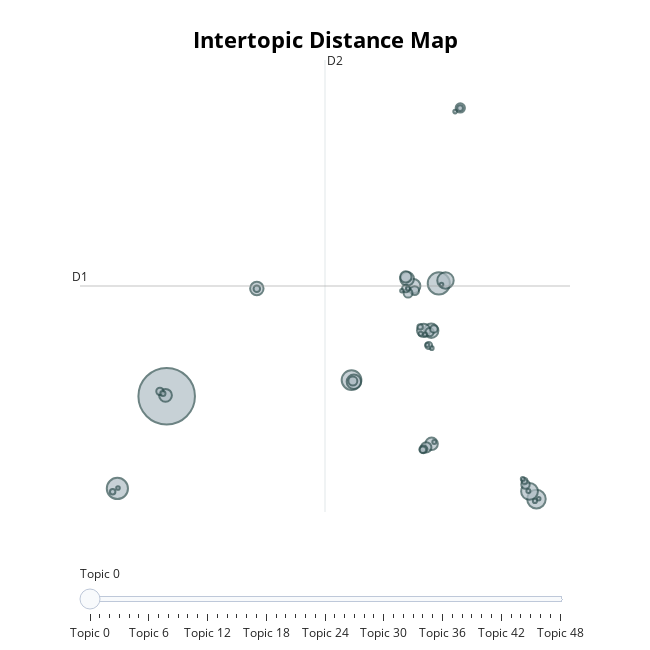

Write notebook code for a chart like this one.
### Code cell
topic_model.visualize_topics()

### Figure 1 — Plotly figure (JSON) as saved in the notebook; plotly's stock layout.template omitted (floating-point values rounded to 4 significant figures; data arrays with more than 128 entries replaced by an {"elided": "..."} marker saying what was removed)
{"data": [{"customdata": {"elided": "49x3 mixed values"}, "hovertemplate": "<b>Topic %{customdata[0]}</b><br>%{customdata[1]}<br>Size: %{customdata[2]}", "legendgroup": "", "marker": {"color": "#B0BEC5", "line": {"color": "DarkSlateGrey", "width": 2}, "size": [2919, 447, 409, 355, 314, 257, 246, 190, 188, 185, 171, 165, 163, 150, 143, 118, 99, 78, 73, 73, 71, 65, 62, 55, 53, 51, 48, 44, 39, 39, 30, 30, 27, 27, 23, 16, 16, 15, 15, 15, 14, 14, 13, 12, 12, 12, 12, 11, 11], "sizemode": "area", "sizeref": 1.824, "symbol": "circle"}, "mode": "markers", "name": "", "orientation": "v", "showlegend": false, "type": "scatter", "x": [-7.613, 5.034, -9.904, 0.9786, 9.573, 9.251, 5.346, 1.088, 4.682, 3.849, 3.562, -3.422, 4.33, -7.668, 4.699, 3.501, 4.45, 6.034, 3.91, 1.04, 3.607, 9.064, 4.608, 4.318, 3.505, 4.808, -7.928, 4.565, 4.294, -3.424, 6.026, 9.02, -10.12, 4.167, -7.785, 4.193, 9.503, 4.399, 9.199, 3.604, 4.824, 8.939, 4.5, 5.161, -9.876, 4.71, 5.794, 9.681, 3.321], "xaxis": "x", "y": [2.047, 9.446, -4.007, 3.103, -4.707, -4.201, 9.639, 2.994, 6.336, 9.269, 9.745, 9.106, 6.365, 2.102, -1.075, 9.871, -1.311, 20.96, 8.973, 3.043, 8.803, -3.749, 6.254, -1.439, 9.108, 6.461, 2.363, 5.372, -1.466, 9.094, 20.95, -3.511, -4.226, 6.594, 2.219, 6.141, -4.827, 6.09, -4.171, 9.103, -0.9544, -3.379, 5.409, 9.375, -3.978, 5.198, 20.72, -4.688, 8.961], "yaxis": "y"}], "layout": {"annotations": [{"showarrow": false, "text": "D1", "x": -11.64, "y": 9.276, "yshift": 10}, {"showarrow": false, "text": "D2", "x": -0.2544, "xshift": 10, "y": 24.1}], "height": 650, "hoverlabel": {"bgcolor": "white", "font": {"family": "Rockwell", "size": 16}}, "legend": {"itemsizing": "constant", "tracegroupgap": 0}, "margin": {"t": 60}, "shapes": [{"line": {"color": "#CFD8DC", "width": 2}, "type": "line", "x0": -0.2544, "x1": -0.2544, "y0": -5.551, "y1": 24.1}, {"line": {"color": "#9E9E9E", "width": 2}, "type": "line", "x0": -11.64, "x1": 11.13, "y0": 9.276, "y1": 9.276}], "sliders": [{"active": 0, "pad": {"t": 50}, "steps": [{"args": [{"marker.color": [["red", "#B0BEC5", "#B0BEC5", "#B0BEC5", "#B0BEC5", "#B0BEC5", "#B0BEC5", "#B0BEC5", "#B0BEC5", "#B0BEC5", "#B0BEC5", "#B0BEC5", "#B0BEC5", "#B0BEC5", "#B0BEC5", "#B0BEC5", "#B0BEC5", "#B0BEC5", "#B0BEC5", "#B0BEC5", "#B0BEC5", "#B0BEC5", "#B0BEC5", "#B0BEC5", "#B0BEC5", "#B0BEC5", "#B0BEC5", "#B0BEC5", "#B0BEC5", "#B0BEC5", "#B0BEC5", "#B0BEC5", "#B0BEC5", "#B0BEC5", "#B0BEC5", "#B0BEC5", "#B0BEC5", "#B0BEC5", "#B0BEC5", "#B0BEC5", "#B0BEC5", "#B0BEC5", "#B0BEC5", "#B0BEC5", "#B0BEC5", "#B0BEC5", "#B0BEC5", "#B0BEC5", "#B0BEC5"]]}], "label": "Topic 0", "method": "update"}, {"args": [{"marker.color": [["#B0BEC5", "red", "#B0BEC5", "#B0BEC5", "#B0BEC5", "#B0BEC5", "#B0BEC5", "#B0BEC5", "#B0BEC5", "#B0BEC5", "#B0BEC5", "#B0BEC5", "#B0BEC5", "#B0BEC5", "#B0BEC5", "#B0BEC5", "#B0BEC5", "#B0BEC5", "#B0BEC5", "#B0BEC5", "#B0BEC5", "#B0BEC5", "#B0BEC5", "#B0BEC5", "#B0BEC5", "#B0BEC5", "#B0BEC5", "#B0BEC5", "#B0BEC5", "#B0BEC5", "#B0BEC5", "#B0BEC5", "#B0BEC5", "#B0BEC5", "#B0BEC5", "#B0BEC5", "#B0BEC5", "#B0BEC5", "#B0BEC5", "#B0BEC5", "#B0BEC5", "#B0BEC5", "#B0BEC5", "#B0BEC5", "#B0BEC5", "#B0BEC5", "#B0BEC5", "#B0BEC5", "#B0BEC5"]]}], "label": "Topic 1", "method": "update"}, {"args": [{"marker.color": [["#B0BEC5", "#B0BEC5", "red", "#B0BEC5", "#B0BEC5", "#B0BEC5", "#B0BEC5", "#B0BEC5", "#B0BEC5", "#B0BEC5", "#B0BEC5", "#B0BEC5", "#B0BEC5", "#B0BEC5", "#B0BEC5", "#B0BEC5", "#B0BEC5", "#B0BEC5", "#B0BEC5", "#B0BEC5", "#B0BEC5", "#B0BEC5", "#B0BEC5", "#B0BEC5", "#B0BEC5", "#B0BEC5", "#B0BEC5", "#B0BEC5", "#B0BEC5", "#B0BEC5", "#B0BEC5", "#B0BEC5", "#B0BEC5", "#B0BEC5", "#B0BEC5", "#B0BEC5", "#B0BEC5", "#B0BEC5", "#B0BEC5", "#B0BEC5", "#B0BEC5", "#B0BEC5", "#B0BEC5", "#B0BEC5", "#B0BEC5", "#B0BEC5", "#B0BEC5", "#B0BEC5", "#B0BEC5"]]}], "label": "Topic 2", "method": "update"}, {"args": [{"marker.color": [["#B0BEC5", "#B0BEC5", "#B0BEC5", "red", "#B0BEC5", "#B0BEC5", "#B0BEC5", "#B0BEC5", "#B0BEC5", "#B0BEC5", "#B0BEC5", "#B0BEC5", "#B0BEC5", "#B0BEC5", "#B0BEC5", "#B0BEC5", "#B0BEC5", "#B0BEC5", "#B0BEC5", "#B0BEC5", "#B0BEC5", "#B0BEC5", "#B0BEC5", "#B0BEC5", "#B0BEC5", "#B0BEC5", "#B0BEC5", "#B0BEC5", "#B0BEC5", "#B0BEC5", "#B0BEC5", "#B0BEC5", "#B0BEC5", "#B0BEC5", "#B0BEC5", "#B0BEC5", "#B0BEC5", "#B0BEC5", "#B0BEC5", "#B0BEC5", "#B0BEC5", "#B0BEC5", "#B0BEC5", "#B0BEC5", "#B0BEC5", "#B0BEC5", "#B0BEC5", "#B0BEC5", "#B0BEC5"]]}], "label": "Topic 3", "method": "update"}, {"args": [{"marker.color": [["#B0BEC5", "#B0BEC5", "#B0BEC5", "#B0BEC5", "red", "#B0BEC5", "#B0BEC5", "#B0BEC5", "#B0BEC5", "#B0BEC5", "#B0BEC5", "#B0BEC5", "#B0BEC5", "#B0BEC5", "#B0BEC5", "#B0BEC5", "#B0BEC5", "#B0BEC5", "#B0BEC5", "#B0BEC5", "#B0BEC5", "#B0BEC5", "#B0BEC5", "#B0BEC5", "#B0BEC5", "#B0BEC5", "#B0BEC5", "#B0BEC5", "#B0BEC5", "#B0BEC5", "#B0BEC5", "#B0BEC5", "#B0BEC5", "#B0BEC5", "#B0BEC5", "#B0BEC5", "#B0BEC5", "#B0BEC5", "#B0BEC5", "#B0BEC5", "#B0BEC5", "#B0BEC5", "#B0BEC5", "#B0BEC5", "#B0BEC5", "#B0BEC5", "#B0BEC5", "#B0BEC5", "#B0BEC5"]]}], "label": "Topic 4", "method": "update"}, {"args": [{"marker.color": [["#B0BEC5", "#B0BEC5", "#B0BEC5", "#B0BEC5", "#B0BEC5", "red", "#B0BEC5", "#B0BEC5", "#B0BEC5", "#B0BEC5", "#B0BEC5", "#B0BEC5", "#B0BEC5", "#B0BEC5", "#B0BEC5", "#B0BEC5", "#B0BEC5", "#B0BEC5", "#B0BEC5", "#B0BEC5", "#B0BEC5", "#B0BEC5", "#B0BEC5", "#B0BEC5", "#B0BEC5", "#B0BEC5", "#B0BEC5", "#B0BEC5", "#B0BEC5", "#B0BEC5", "#B0BEC5", "#B0BEC5", "#B0BEC5", "#B0BEC5", "#B0BEC5", "#B0BEC5", "#B0BEC5", "#B0BEC5", "#B0BEC5", "#B0BEC5", "#B0BEC5", "#B0BEC5", "#B0BEC5", "#B0BEC5", "#B0BEC5", "#B0BEC5", "#B0BEC5", "#B0BEC5", "#B0BEC5"]]}], "label": "Topic 5", "method": "update"}, {"args": [{"marker.color": [["#B0BEC5", "#B0BEC5", "#B0BEC5", "#B0BEC5", "#B0BEC5", "#B0BEC5", "red", "#B0BEC5", "#B0BEC5", "#B0BEC5", "#B0BEC5", "#B0BEC5", "#B0BEC5", "#B0BEC5", "#B0BEC5", "#B0BEC5", "#B0BEC5", "#B0BEC5", "#B0BEC5", "#B0BEC5", "#B0BEC5", "#B0BEC5", "#B0BEC5", "#B0BEC5", "#B0BEC5", "#B0BEC5", "#B0BEC5", "#B0BEC5", "#B0BEC5", "#B0BEC5", "#B0BEC5", "#B0BEC5", "#B0BEC5", "#B0BEC5", "#B0BEC5", "#B0BEC5", "#B0BEC5", "#B0BEC5", "#B0BEC5", "#B0BEC5", "#B0BEC5", "#B0BEC5", "#B0BEC5", "#B0BEC5", "#B0BEC5", "#B0BEC5", "#B0BEC5", "#B0BEC5", "#B0BEC5"]]}], "label": "Topic 6", "method": "update"}, {"args": [{"marker.color": [["#B0BEC5", "#B0BEC5", "#B0BEC5", "#B0BEC5", "#B0BEC5", "#B0BEC5", "#B0BEC5", "red", "#B0BEC5", "#B0BEC5", "#B0BEC5", "#B0BEC5", "#B0BEC5", "#B0BEC5", "#B0BEC5", "#B0BEC5", "#B0BEC5", "#B0BEC5", "#B0BEC5", "#B0BEC5", "#B0BEC5", "#B0BEC5", "#B0BEC5", "#B0BEC5", "#B0BEC5", "#B0BEC5", "#B0BEC5", "#B0BEC5", "#B0BEC5", "#B0BEC5", "#B0BEC5", "#B0BEC5", "#B0BEC5", "#B0BEC5", "#B0BEC5", "#B0BEC5", "#B0BEC5", "#B0BEC5", "#B0BEC5", "#B0BEC5", "#B0BEC5", "#B0BEC5", "#B0BEC5", "#B0BEC5", "#B0BEC5", "#B0BEC5", "#B0BEC5", "#B0BEC5", "#B0BEC5"]]}], "label": "Topic 7", "method": "update"}, {"args": [{"marker.color": [["#B0BEC5", "#B0BEC5", "#B0BEC5", "#B0BEC5", "#B0BEC5", "#B0BEC5", "#B0BEC5", "#B0BEC5", "red", "#B0BEC5", "#B0BEC5", "#B0BEC5", "#B0BEC5", "#B0BEC5", "#B0BEC5", "#B0BEC5", "#B0BEC5", "#B0BEC5", "#B0BEC5", "#B0BEC5", "#B0BEC5", "#B0BEC5", "#B0BEC5", "#B0BEC5", "#B0BEC5", "#B0BEC5", "#B0BEC5", "#B0BEC5", "#B0BEC5", "#B0BEC5", "#B0BEC5", "#B0BEC5", "#B0BEC5", "#B0BEC5", "#B0BEC5", "#B0BEC5", "#B0BEC5", "#B0BEC5", "#B0BEC5", "#B0BEC5", "#B0BEC5", "#B0BEC5", "#B0BEC5", "#B0BEC5", "#B0BEC5", "#B0BEC5", "#B0BEC5", "#B0BEC5", "#B0BEC5"]]}], "label": "Topic 8", "method": "update"}, {"args": [{"marker.color": [["#B0BEC5", "#B0BEC5", "#B0BEC5", "#B0BEC5", "#B0BEC5", "#B0BEC5", "#B0BEC5", "#B0BEC5", "#B0BEC5", "red", "#B0BEC5", "#B0BEC5", "#B0BEC5", "#B0BEC5", "#B0BEC5", "#B0BEC5", "#B0BEC5", "#B0BEC5", "#B0BEC5", "#B0BEC5", "#B0BEC5", "#B0BEC5", "#B0BEC5", "#B0BEC5", "#B0BEC5", "#B0BEC5", "#B0BEC5", "#B0BEC5", "#B0BEC5", "#B0BEC5", "#B0BEC5", "#B0BEC5", "#B0BEC5", "#B0BEC5", "#B0BEC5", "#B0BEC5", "#B0BEC5", "#B0BEC5", "#B0BEC5", "#B0BEC5", "#B0BEC5", "#B0BEC5", "#B0BEC5", "#B0BEC5", "#B0BEC5", "#B0BEC5", "#B0BEC5", "#B0BEC5", "#B0BEC5"]]}], "label": "Topic 9", "method": "update"}, {"args": [{"marker.color": [["#B0BEC5", "#B0BEC5", "#B0BEC5", "#B0BEC5", "#B0BEC5", "#B0BEC5", "#B0BEC5", "#B0BEC5", "#B0BEC5", "#B0BEC5", "red", "#B0BEC5", "#B0BEC5", "#B0BEC5", "#B0BEC5", "#B0BEC5", "#B0BEC5", "#B0BEC5", "#B0BEC5", "#B0BEC5", "#B0BEC5", "#B0BEC5", "#B0BEC5", "#B0BEC5", "#B0BEC5", "#B0BEC5", "#B0BEC5", "#B0BEC5", "#B0BEC5", "#B0BEC5", "#B0BEC5", "#B0BEC5", "#B0BEC5", "#B0BEC5", "#B0BEC5", "#B0BEC5", "#B0BEC5", "#B0BEC5", "#B0BEC5", "#B0BEC5", "#B0BEC5", "#B0BEC5", "#B0BEC5", "#B0BEC5", "#B0BEC5", "#B0BEC5", "#B0BEC5", "#B0BEC5", "#B0BEC5"]]}], "label": "Topic 10", "method": "update"}, {"args": [{"marker.color": [["#B0BEC5", "#B0BEC5", "#B0BEC5", "#B0BEC5", "#B0BEC5", "#B0BEC5", "#B0BEC5", "#B0BEC5", "#B0BEC5", "#B0BEC5", "#B0BEC5", "red", "#B0BEC5", "#B0BEC5", "#B0BEC5", "#B0BEC5", "#B0BEC5", "#B0BEC5", "#B0BEC5", "#B0BEC5", "#B0BEC5", "#B0BEC5", "#B0BEC5", "#B0BEC5", "#B0BEC5", "#B0BEC5", "#B0BEC5", "#B0BEC5", "#B0BEC5", "#B0BEC5", "#B0BEC5", "#B0BEC5", "#B0BEC5", "#B0BEC5", "#B0BEC5", "#B0BEC5", "#B0BEC5", "#B0BEC5", "#B0BEC5", "#B0BEC5", "#B0BEC5", "#B0BEC5", "#B0BEC5", "#B0BEC5", "#B0BEC5", "#B0BEC5", "#B0BEC5", "#B0BEC5", "#B0BEC5"]]}], "label": "Topic 11", "method": "update"}, {"args": [{"marker.color": [["#B0BEC5", "#B0BEC5", "#B0BEC5", "#B0BEC5", "#B0BEC5", "#B0BEC5", "#B0BEC5", "#B0BEC5", "#B0BEC5", "#B0BEC5", "#B0BEC5", "#B0BEC5", "red", "#B0BEC5", "#B0BEC5", "#B0BEC5", "#B0BEC5", "#B0BEC5", "#B0BEC5", "#B0BEC5", "#B0BEC5", "#B0BEC5", "#B0BEC5", "#B0BEC5", "#B0BEC5", "#B0BEC5", "#B0BEC5", "#B0BEC5", "#B0BEC5", "#B0BEC5", "#B0BEC5", "#B0BEC5", "#B0BEC5", "#B0BEC5", "#B0BEC5", "#B0BEC5", "#B0BEC5", "#B0BEC5", "#B0BEC5", "#B0BEC5", "#B0BEC5", "#B0BEC5", "#B0BEC5", "#B0BEC5", "#B0BEC5", "#B0BEC5", "#B0BEC5", "#B0BEC5", "#B0BEC5"]]}], "label": "Topic 12", "method": "update"}, {"args": [{"marker.color": [["#B0BEC5", "#B0BEC5", "#B0BEC5", "#B0BEC5", "#B0BEC5", "#B0BEC5", "#B0BEC5", "#B0BEC5", "#B0BEC5", "#B0BEC5", "#B0BEC5", "#B0BEC5", "#B0BEC5", "red", "#B0BEC5", "#B0BEC5", "#B0BEC5", "#B0BEC5", "#B0BEC5", "#B0BEC5", "#B0BEC5", "#B0BEC5", "#B0BEC5", "#B0BEC5", "#B0BEC5", "#B0BEC5", "#B0BEC5", "#B0BEC5", "#B0BEC5", "#B0BEC5", "#B0BEC5", "#B0BEC5", "#B0BEC5", "#B0BEC5", "#B0BEC5", "#B0BEC5", "#B0BEC5", "#B0BEC5", "#B0BEC5", "#B0BEC5", "#B0BEC5", "#B0BEC5", "#B0BEC5", "#B0BEC5", "#B0BEC5", "#B0BEC5", "#B0BEC5", "#B0BEC5", "#B0BEC5"]]}], "label": "Topic 13", "method": "update"}, {"args": [{"marker.color": [["#B0BEC5", "#B0BEC5", "#B0BEC5", "#B0BEC5", "#B0BEC5", "#B0BEC5", "#B0BEC5", "#B0BEC5", "#B0BEC5", "#B0BEC5", "#B0BEC5", "#B0BEC5", "#B0BEC5", "#B0BEC5", "red", "#B0BEC5", "#B0BEC5", "#B0BEC5", "#B0BEC5", "#B0BEC5", "#B0BEC5", "#B0BEC5", "#B0BEC5", "#B0BEC5", "#B0BEC5", "#B0BEC5", "#B0BEC5", "#B0BEC5", "#B0BEC5", "#B0BEC5", "#B0BEC5", "#B0BEC5", "#B0BEC5", "#B0BEC5", "#B0BEC5", "#B0BEC5", "#B0BEC5", "#B0BEC5", "#B0BEC5", "#B0BEC5", "#B0BEC5", "#B0BEC5", "#B0BEC5", "#B0BEC5", "#B0BEC5", "#B0BEC5", "#B0BEC5", "#B0BEC5", "#B0BEC5"]]}], "label": "Topic 14", "method": "update"}, {"args": [{"marker.color": [["#B0BEC5", "#B0BEC5", "#B0BEC5", "#B0BEC5", "#B0BEC5", "#B0BEC5", "#B0BEC5", "#B0BEC5", "#B0BEC5", "#B0BEC5", "#B0BEC5", "#B0BEC5", "#B0BEC5", "#B0BEC5", "#B0BEC5", "red", "#B0BEC5", "#B0BEC5", "#B0BEC5", "#B0BEC5", "#B0BEC5", "#B0BEC5", "#B0BEC5", "#B0BEC5", "#B0BEC5", "#B0BEC5", "#B0BEC5", "#B0BEC5", "#B0BEC5", "#B0BEC5", "#B0BEC5", "#B0BEC5", "#B0BEC5", "#B0BEC5", "#B0BEC5", "#B0BEC5", "#B0BEC5", "#B0BEC5", "#B0BEC5", "#B0BEC5", "#B0BEC5", "#B0BEC5", "#B0BEC5", "#B0BEC5", "#B0BEC5", "#B0BEC5", "#B0BEC5", "#B0BEC5", "#B0BEC5"]]}], "label": "Topic 15", "method": "update"}, {"args": [{"marker.color": [["#B0BEC5", "#B0BEC5", "#B0BEC5", "#B0BEC5", "#B0BEC5", "#B0BEC5", "#B0BEC5", "#B0BEC5", "#B0BEC5", "#B0BEC5", "#B0BEC5", "#B0BEC5", "#B0BEC5", "#B0BEC5", "#B0BEC5", "#B0BEC5", "red", "#B0BEC5", "#B0BEC5", "#B0BEC5", "#B0BEC5", "#B0BEC5", "#B0BEC5", "#B0BEC5", "#B0BEC5", "#B0BEC5", "#B0BEC5", "#B0BEC5", "#B0BEC5", "#B0BEC5", "#B0BEC5", "#B0BEC5", "#B0BEC5", "#B0BEC5", "#B0BEC5", "#B0BEC5", "#B0BEC5", "#B0BEC5", "#B0BEC5", "#B0BEC5", "#B0BEC5", "#B0BEC5", "#B0BEC5", "#B0BEC5", "#B0BEC5", "#B0BEC5", "#B0BEC5", "#B0BEC5", "#B0BEC5"]]}], "label": "Topic 16", "method": "update"}, {"args": [{"marker.color": [["#B0BEC5", "#B0BEC5", "#B0BEC5", "#B0BEC5", "#B0BEC5", "#B0BEC5", "#B0BEC5", "#B0BEC5", "#B0BEC5", "#B0BEC5", "#B0BEC5", "#B0BEC5", "#B0BEC5", "#B0BEC5", "#B0BEC5", "#B0BEC5", "#B0BEC5", "red", "#B0BEC5", "#B0BEC5", "#B0BEC5", "#B0BEC5", "#B0BEC5", "#B0BEC5", "#B0BEC5", "#B0BEC5", "#B0BEC5", "#B0BEC5", "#B0BEC5", "#B0BEC5", "#B0BEC5", "#B0BEC5", "#B0BEC5", "#B0BEC5", "#B0BEC5", "#B0BEC5", "#B0BEC5", "#B0BEC5", "#B0BEC5", "#B0BEC5", "#B0BEC5", "#B0BEC5", "#B0BEC5", "#B0BEC5", "#B0BEC5", "#B0BEC5", "#B0BEC5", "#B0BEC5", "#B0BEC5"]]}], "label": "Topic 17", "method": "update"}, {"args": [{"marker.color": [["#B0BEC5", "#B0BEC5", "#B0BEC5", "#B0BEC5", "#B0BEC5", "#B0BEC5", "#B0BEC5", "#B0BEC5", "#B0BEC5", "#B0BEC5", "#B0BEC5", "#B0BEC5", "#B0BEC5", "#B0BEC5", "#B0BEC5", "#B0BEC5", "#B0BEC5", "#B0BEC5", "red", "#B0BEC5", "#B0BEC5", "#B0BEC5", "#B0BEC5", "#B0BEC5", "#B0BEC5", "#B0BEC5", "#B0BEC5", "#B0BEC5", "#B0BEC5", "#B0BEC5", "#B0BEC5", "#B0BEC5", "#B0BEC5", "#B0BEC5", "#B0BEC5", "#B0BEC5", "#B0BEC5", "#B0BEC5", "#B0BEC5", "#B0BEC5", "#B0BEC5", "#B0BEC5", "#B0BEC5", "#B0BEC5", "#B0BEC5", "#B0BEC5", "#B0BEC5", "#B0BEC5", "#B0BEC5"]]}], "label": "Topic 18", "method": "update"}, {"args": [{"marker.color": [["#B0BEC5", "#B0BEC5", "#B0BEC5", "#B0BEC5", "#B0BEC5", "#B0BEC5", "#B0BEC5", "#B0BEC5", "#B0BEC5", "#B0BEC5", "#B0BEC5", "#B0BEC5", "#B0BEC5", "#B0BEC5", "#B0BEC5", "#B0BEC5", "#B0BEC5", "#B0BEC5", "#B0BEC5", "red", "#B0BEC5", "#B0BEC5", "#B0BEC5", "#B0BEC5", "#B0BEC5", "#B0BEC5", "#B0BEC5", "#B0BEC5", "#B0BEC5", "#B0BEC5", "#B0BEC5", "#B0BEC5", "#B0BEC5", "#B0BEC5", "#B0BEC5", "#B0BEC5", "#B0BEC5", "#B0BEC5", "#B0BEC5", "#B0BEC5", "#B0BEC5", "#B0BEC5", "#B0BEC5", "#B0BEC5", "#B0BEC5", "#B0BEC5", "#B0BEC5", "#B0BEC5", "#B0BEC5"]]}], "label": "Topic 19", "method": "update"}, {"args": [{"marker.color": [["#B0BEC5", "#B0BEC5", "#B0BEC5", "#B0BEC5", "#B0BEC5", "#B0BEC5", "#B0BEC5", "#B0BEC5", "#B0BEC5", "#B0BEC5", "#B0BEC5", "#B0BEC5", "#B0BEC5", "#B0BEC5", "#B0BEC5", "#B0BEC5", "#B0BEC5", "#B0BEC5", "#B0BEC5", "#B0BEC5", "red", "#B0BEC5", "#B0BEC5", "#B0BEC5", "#B0BEC5", "#B0BEC5", "#B0BEC5", "#B0BEC5", "#B0BEC5", "#B0BEC5", "#B0BEC5", "#B0BEC5", "#B0BEC5", "#B0BEC5", "#B0BEC5", "#B0BEC5", "#B0BEC5", "#B0BEC5", "#B0BEC5", "#B0BEC5", "#B0BEC5", "#B0BEC5", "#B0BEC5", "#B0BEC5", "#B0BEC5", "#B0BEC5", "#B0BEC5", "#B0BEC5", "#B0BEC5"]]}], "label": "Topic 20", "method": "update"}, {"args": [{"marker.color": [["#B0BEC5", "#B0BEC5", "#B0BEC5", "#B0BEC5", "#B0BEC5", "#B0BEC5", "#B0BEC5", "#B0BEC5", "#B0BEC5", "#B0BEC5", "#B0BEC5", "#B0BEC5", "#B0BEC5", "#B0BEC5", "#B0BEC5", "#B0BEC5", "#B0BEC5", "#B0BEC5", "#B0BEC5", "#B0BEC5", "#B0BEC5", "red", "#B0BEC5", "#B0BEC5", "#B0BEC5", "#B0BEC5", "#B0BEC5", "#B0BEC5", "#B0BEC5", "#B0BEC5", "#B0BEC5", "#B0BEC5", "#B0BEC5", "#B0BEC5", "#B0BEC5", "#B0BEC5", "#B0BEC5", "#B0BEC5", "#B0BEC5", "#B0BEC5", "#B0BEC5", "#B0BEC5", "#B0BEC5", "#B0BEC5", "#B0BEC5", "#B0BEC5", "#B0BEC5", "#B0BEC5", "#B0BEC5"]]}], "label": "Topic 21", "method": "update"}, {"args": [{"marker.color": [["#B0BEC5", "#B0BEC5", "#B0BEC5", "#B0BEC5", "#B0BEC5", "#B0BEC5", "#B0BEC5", "#B0BEC5", "#B0BEC5", "#B0BEC5", "#B0BEC5", "#B0BEC5", "#B0BEC5", "#B0BEC5", "#B0BEC5", "#B0BEC5", "#B0BEC5", "#B0BEC5", "#B0BEC5", "#B0BEC5", "#B0BEC5", "#B0BEC5", "red", "#B0BEC5", "#B0BEC5", "#B0BEC5", "#B0BEC5", "#B0BEC5", "#B0BEC5", "#B0BEC5", "#B0BEC5", "#B0BEC5", "#B0BEC5", "#B0BEC5", "#B0BEC5", "#B0BEC5", "#B0BEC5", "#B0BEC5", "#B0BEC5", "#B0BEC5", "#B0BEC5", "#B0BEC5", "#B0BEC5", "#B0BEC5", "#B0BEC5", "#B0BEC5", "#B0BEC5", "#B0BEC5", "#B0BEC5"]]}], "label": "Topic 22", "method": "update"}, {"args": [{"marker.color": [["#B0BEC5", "#B0BEC5", "#B0BEC5", "#B0BEC5", "#B0BEC5", "#B0BEC5", "#B0BEC5", "#B0BEC5", "#B0BEC5", "#B0BEC5", "#B0BEC5", "#B0BEC5", "#B0BEC5", "#B0BEC5", "#B0BEC5", "#B0BEC5", "#B0BEC5", "#B0BEC5", "#B0BEC5", "#B0BEC5", "#B0BEC5", "#B0BEC5", "#B0BEC5", "red", "#B0BEC5", "#B0BEC5", "#B0BEC5", "#B0BEC5", "#B0BEC5", "#B0BEC5", "#B0BEC5", "#B0BEC5", "#B0BEC5", "#B0BEC5", "#B0BEC5", "#B0BEC5", "#B0BEC5", "#B0BEC5", "#B0BEC5", "#B0BEC5", "#B0BEC5", "#B0BEC5", "#B0BEC5", "#B0BEC5", "#B0BEC5", "#B0BEC5", "#B0BEC5", "#B0BEC5", "#B0BEC5"]]}], "label": "Topic 23", "method": "update"}, {"args": [{"marker.color": [["#B0BEC5", "#B0BEC5", "#B0BEC5", "#B0BEC5", "#B0BEC5", "#B0BEC5", "#B0BEC5", "#B0BEC5", "#B0BEC5", "#B0BEC5", "#B0BEC5", "#B0BEC5", "#B0BEC5", "#B0BEC5", "#B0BEC5", "#B0BEC5", "#B0BEC5", "#B0BEC5", "#B0BEC5", "#B0BEC5", "#B0BEC5", "#B0BEC5", "#B0BEC5", "#B0BEC5", "red", "#B0BEC5", "#B0BEC5", "#B0BEC5", "#B0BEC5", "#B0BEC5", "#B0BEC5", "#B0BEC5", "#B0BEC5", "#B0BEC5", "#B0BEC5", "#B0BEC5", "#B0BEC5", "#B0BEC5", "#B0BEC5", "#B0BEC5", "#B0BEC5", "#B0BEC5", "#B0BEC5", "#B0BEC5", "#B0BEC5", "#B0BEC5", "#B0BEC5", "#B0BEC5", "#B0BEC5"]]}], "label": "Topic 24", "method": "update"}, {"args": [{"marker.color": [["#B0BEC5", "#B0BEC5", "#B0BEC5", "#B0BEC5", "#B0BEC5", "#B0BEC5", "#B0BEC5", "#B0BEC5", "#B0BEC5", "#B0BEC5", "#B0BEC5", "#B0BEC5", "#B0BEC5", "#B0BEC5", "#B0BEC5", "#B0BEC5", "#B0BEC5", "#B0BEC5", "#B0BEC5", "#B0BEC5", "#B0BEC5", "#B0BEC5", "#B0BEC5", "#B0BEC5", "#B0BEC5", "red", "#B0BEC5", "#B0BEC5", "#B0BEC5", "#B0BEC5", "#B0BEC5", "#B0BEC5", "#B0BEC5", "#B0BEC5", "#B0BEC5", "#B0BEC5", "#B0BEC5", "#B0BEC5", "#B0BEC5", "#B0BEC5", "#B0BEC5", "#B0BEC5", "#B0BEC5", "#B0BEC5", "#B0BEC5", "#B0BEC5", "#B0BEC5", "#B0BEC5", "#B0BEC5"]]}], "label": "Topic 25", "method": "update"}, {"args": [{"marker.color": [["#B0BEC5", "#B0BEC5", "#B0BEC5", "#B0BEC5", "#B0BEC5", "#B0BEC5", "#B0BEC5", "#B0BEC5", "#B0BEC5", "#B0BEC5", "#B0BEC5", "#B0BEC5", "#B0BEC5", "#B0BEC5", "#B0BEC5", "#B0BEC5", "#B0BEC5", "#B0BEC5", "#B0BEC5", "#B0BEC5", "#B0BEC5", "#B0BEC5", "#B0BEC5", "#B0BEC5", "#B0BEC5", "#B0BEC5", "red", "#B0BEC5", "#B0BEC5", "#B0BEC5", "#B0BEC5", "#B0BEC5", "#B0BEC5", "#B0BEC5", "#B0BEC5", "#B0BEC5", "#B0BEC5", "#B0BEC5", "#B0BEC5", "#B0BEC5", "#B0BEC5", "#B0BEC5", "#B0BEC5", "#B0BEC5", "#B0BEC5", "#B0BEC5", "#B0BEC5", "#B0BEC5", "#B0BEC5"]]}], "label": "Topic 26", "method": "update"}, {"args": [{"marker.color": [["#B0BEC5", "#B0BEC5", "#B0BEC5", "#B0BEC5", "#B0BEC5", "#B0BEC5", "#B0BEC5", "#B0BEC5", "#B0BEC5", "#B0BEC5", "#B0BEC5", "#B0BEC5", "#B0BEC5", "#B0BEC5", "#B0BEC5", "#B0BEC5", "#B0BEC5", "#B0BEC5", "#B0BEC5", "#B0BEC5", "#B0BEC5", "#B0BEC5", "#B0BEC5", "#B0BEC5", "#B0BEC5", "#B0BEC5", "#B0BEC5", "red", "#B0BEC5", "#B0BEC5", "#B0BEC5", "#B0BEC5", "#B0BEC5", "#B0BEC5", "#B0BEC5", "#B0BEC5", "#B0BEC5", "#B0BEC5", "#B0BEC5", "#B0BEC5", "#B0BEC5", "#B0BEC5", "#B0BEC5", "#B0BEC5", "#B0BEC5", "#B0BEC5", "#B0BEC5", "#B0BEC5", "#B0BEC5"]]}], "label": "Topic 27", "method": "update"}, {"args": [{"marker.color": [["#B0BEC5", "#B0BEC5", "#B0BEC5", "#B0BEC5", "#B0BEC5", "#B0BEC5", "#B0BEC5", "#B0BEC5", "#B0BEC5", "#B0BEC5", "#B0BEC5", "#B0BEC5", "#B0BEC5", "#B0BEC5", "#B0BEC5", "#B0BEC5", "#B0BEC5", "#B0BEC5", "#B0BEC5", "#B0BEC5", "#B0BEC5", "#B0BEC5", "#B0BEC5", "#B0BEC5", "#B0BEC5", "#B0BEC5", "#B0BEC5", "#B0BEC5", "red", "#B0BEC5", "#B0BEC5", "#B0BEC5", "#B0BEC5", "#B0BEC5", "#B0BEC5", "#B0BEC5", "#B0BEC5", "#B0BEC5", "#B0BEC5", "#B0BEC5", "#B0BEC5", "#B0BEC5", "#B0BEC5", "#B0BEC5", "#B0BEC5", "#B0BEC5", "#B0BEC5", "#B0BEC5", "#B0BEC5"]]}], "label": "Topic 28", "method": "update"}, {"args": [{"marker.color": [["#B0BEC5", "#B0BEC5", "#B0BEC5", "#B0BEC5", "#B0BEC5", "#B0BEC5", "#B0BEC5", "#B0BEC5", "#B0BEC5", "#B0BEC5", "#B0BEC5", "#B0BEC5", "#B0BEC5", "#B0BEC5", "#B0BEC5", "#B0BEC5", "#B0BEC5", "#B0BEC5", "#B0BEC5", "#B0BEC5", "#B0BEC5", "#B0BEC5", "#B0BEC5", "#B0BEC5", "#B0BEC5", "#B0BEC5", "#B0BEC5", "#B0BEC5", "#B0BEC5", "red", "#B0BEC5", "#B0BEC5", "#B0BEC5", "#B0BEC5", "#B0BEC5", "#B0BEC5", "#B0BEC5", "#B0BEC5", "#B0BEC5", "#B0BEC5", "#B0BEC5", "#B0BEC5", "#B0BEC5", "#B0BEC5", "#B0BEC5", "#B0BEC5", "#B0BEC5", "#B0BEC5", "#B0BEC5"]]}], "label": "Topic 29", "method": "update"}, {"args": [{"marker.color": [["#B0BEC5", "#B0BEC5", "#B0BEC5", "#B0BEC5", "#B0BEC5", "#B0BEC5", "#B0BEC5", "#B0BEC5", "#B0BEC5", "#B0BEC5", "#B0BEC5", "#B0BEC5", "#B0BEC5", "#B0BEC5", "#B0BEC5", "#B0BEC5", "#B0BEC5", "#B0BEC5", "#B0BEC5", "#B0BEC5", "#B0BEC5", "#B0BEC5", "#B0BEC5", "#B0BEC5", "#B0BEC5", "#B0BEC5", "#B0BEC5", "#B0BEC5", "#B0BEC5", "#B0BEC5", "red", "#B0BEC5", "#B0BEC5", "#B0BEC5", "#B0BEC5", "#B0BEC5", "#B0BEC5", "#B0BEC5", "#B0BEC5", "#B0BEC5", "#B0BEC5", "#B0BEC5", "#B0BEC5", "#B0BEC5", "#B0BEC5", "#B0BEC5", "#B0BEC5", "#B0BEC5", "#B0BEC5"]]}], "label": "Topic 30", "method": "update"}, {"args": [{"marker.color": [["#B0BEC5", "#B0BEC5", "#B0BEC5", "#B0BEC5", "#B0BEC5", "#B0BEC5", "#B0BEC5", "#B0BEC5", "#B0BEC5", "#B0BEC5", "#B0BEC5", "#B0BEC5", "#B0BEC5", "#B0BEC5", "#B0BEC5", "#B0BEC5", "#B0BEC5", "#B0BEC5", "#B0BEC5", "#B0BEC5", "#B0BEC5", "#B0BEC5", "#B0BEC5", "#B0BEC5", "#B0BEC5", "#B0BEC5", "#B0BEC5", "#B0BEC5", "#B0BEC5", "#B0BEC5", "#B0BEC5", "red", "#B0BEC5", "#B0BEC5", "#B0BEC5", "#B0BEC5", "#B0BEC5", "#B0BEC5", "#B0BEC5", "#B0BEC5", "#B0BEC5", "#B0BEC5", "#B0BEC5", "#B0BEC5", "#B0BEC5", "#B0BEC5", "#B0BEC5", "#B0BEC5", "#B0BEC5"]]}], "label": "Topic 31", "method": "update"}, {"args": [{"marker.color": [["#B0BEC5", "#B0BEC5", "#B0BEC5", "#B0BEC5", "#B0BEC5", "#B0BEC5", "#B0BEC5", "#B0BEC5", "#B0BEC5", "#B0BEC5", "#B0BEC5", "#B0BEC5", "#B0BEC5", "#B0BEC5", "#B0BEC5", "#B0BEC5", "#B0BEC5", "#B0BEC5", "#B0BEC5", "#B0BEC5", "#B0BEC5", "#B0BEC5", "#B0BEC5", "#B0BEC5", "#B0BEC5", "#B0BEC5", "#B0BEC5", "#B0BEC5", "#B0BEC5", "#B0BEC5", "#B0BEC5", "#B0BEC5", "red", "#B0BEC5", "#B0BEC5", "#B0BEC5", "#B0BEC5", "#B0BEC5", "#B0BEC5", "#B0BEC5", "#B0BEC5", "#B0BEC5", "#B0BEC5", "#B0BEC5", "#B0BEC5", "#B0BEC5", "#B0BEC5", "#B0BEC5", "#B0BEC5"]]}], "label": "Topic 32", "method": "update"}, {"args": [{"marker.color": [["#B0BEC5", "#B0BEC5", "#B0BEC5", "#B0BEC5", "#B0BEC5", "#B0BEC5", "#B0BEC5", "#B0BEC5", "#B0BEC5", "#B0BEC5", "#B0BEC5", "#B0BEC5", "#B0BEC5", "#B0BEC5", "#B0BEC5", "#B0BEC5", "#B0BEC5", "#B0BEC5", "#B0BEC5", "#B0BEC5", "#B0BEC5", "#B0BEC5", "#B0BEC5", "#B0BEC5", "#B0BEC5", "#B0BEC5", "#B0BEC5", "#B0BEC5", "#B0BEC5", "#B0BEC5", "#B0BEC5", "#B0BEC5", "#B0BEC5", "red", "#B0BEC5", "#B0BEC5", "#B0BEC5", "#B0BEC5", "#B0BEC5", "#B0BEC5", "#B0BEC5", "#B0BEC5", "#B0BEC5", "#B0BEC5", "#B0BEC5", "#B0BEC5", "#B0BEC5", "#B0BEC5", "#B0BEC5"]]}], "label": "Topic 33", "method": "update"}, {"args": [{"marker.color": [["#B0BEC5", "#B0BEC5", "#B0BEC5", "#B0BEC5", "#B0BEC5", "#B0BEC5", "#B0BEC5", "#B0BEC5", "#B0BEC5", "#B0BEC5", "#B0BEC5", "#B0BEC5", "#B0BEC5", "#B0BEC5", "#B0BEC5", "#B0BEC5", "#B0BEC5", "#B0BEC5", "#B0BEC5", "#B0BEC5", "#B0BEC5", "#B0BEC5", "#B0BEC5", "#B0BEC5", "#B0BEC5", "#B0BEC5", "#B0BEC5", "#B0BEC5", "#B0BEC5", "#B0BEC5", "#B0BEC5", "#B0BEC5", "#B0BEC5", "#B0BEC5", "red", "#B0BEC5", "#B0BEC5", "#B0BEC5", "#B0BEC5", "#B0BEC5", "#B0BEC5", "#B0BEC5", "#B0BEC5", "#B0BEC5", "#B0BEC5", "#B0BEC5", "#B0BEC5", "#B0BEC5", "#B0BEC5"]]}], "label": "Topic 34", "method": "update"}, {"args": [{"marker.color": [["#B0BEC5", "#B0BEC5", "#B0BEC5", "#B0BEC5", "#B0BEC5", "#B0BEC5", "#B0BEC5", "#B0BEC5", "#B0BEC5", "#B0BEC5", "#B0BEC5", "#B0BEC5", "#B0BEC5", "#B0BEC5", "#B0BEC5", "#B0BEC5", "#B0BEC5", "#B0BEC5", "#B0BEC5", "#B0BEC5", "#B0BEC5", "#B0BEC5", "#B0BEC5", "#B0BEC5", "#B0BEC5", "#B0BEC5", "#B0BEC5", "#B0BEC5", "#B0BEC5", "#B0BEC5", "#B0BEC5", "#B0BEC5", "#B0BEC5", "#B0BEC5", "#B0BEC5", "red", "#B0BEC5", "#B0BEC5", "#B0BEC5", "#B0BEC5", "#B0BEC5", "#B0BEC5", "#B0BEC5", "#B0BEC5", "#B0BEC5", "#B0BEC5", "#B0BEC5", "#B0BEC5", "#B0BEC5"]]}], "label": "Topic 35", "method": "update"}, {"args": [{"marker.color": [["#B0BEC5", "#B0BEC5", "#B0BEC5", "#B0BEC5", "#B0BEC5", "#B0BEC5", "#B0BEC5", "#B0BEC5", "#B0BEC5", "#B0BEC5", "#B0BEC5", "#B0BEC5", "#B0BEC5", "#B0BEC5", "#B0BEC5", "#B0BEC5", "#B0BEC5", "#B0BEC5", "#B0BEC5", "#B0BEC5", "#B0BEC5", "#B0BEC5", "#B0BEC5", "#B0BEC5", "#B0BEC5", "#B0BEC5", "#B0BEC5", "#B0BEC5", "#B0BEC5", "#B0BEC5", "#B0BEC5", "#B0BEC5", "#B0BEC5", "#B0BEC5", "#B0BEC5", "#B0BEC5", "red", "#B0BEC5", "#B0BEC5", "#B0BEC5", "#B0BEC5", "#B0BEC5", "#B0BEC5", "#B0BEC5", "#B0BEC5", "#B0BEC5", "#B0BEC5", "#B0BEC5", "#B0BEC5"]]}], "label": "Topic 36", "method": "update"}, {"args": [{"marker.color": [["#B0BEC5", "#B0BEC5", "#B0BEC5", "#B0BEC5", "#B0BEC5", "#B0BEC5", "#B0BEC5", "#B0BEC5", "#B0BEC5", "#B0BEC5", "#B0BEC5", "#B0BEC5", "#B0BEC5", "#B0BEC5", "#B0BEC5", "#B0BEC5", "#B0BEC5", "#B0BEC5", "#B0BEC5", "#B0BEC5", "#B0BEC5", "#B0BEC5", "#B0BEC5", "#B0BEC5", "#B0BEC5", "#B0BEC5", "#B0BEC5", "#B0BEC5", "#B0BEC5", "#B0BEC5", "#B0BEC5", "#B0BEC5", "#B0BEC5", "#B0BEC5", "#B0BEC5", "#B0BEC5", "#B0BEC5", "red", "#B0BEC5", "#B0BEC5", "#B0BEC5", "#B0BEC5", "#B0BEC5", "#B0BEC5", "#B0BEC5", "#B0BEC5", "#B0BEC5", "#B0BEC5", "#B0BEC5"]]}], "label": "Topic 37", "method": "update"}, {"args": [{"marker.color": [["#B0BEC5", "#B0BEC5", "#B0BEC5", "#B0BEC5", "#B0BEC5", "#B0BEC5", "#B0BEC5", "#B0BEC5", "#B0BEC5", "#B0BEC5", "#B0BEC5", "#B0BEC5", "#B0BEC5", "#B0BEC5", "#B0BEC5", "#B0BEC5", "#B0BEC5", "#B0BEC5", "#B0BEC5", "#B0BEC5", "#B0BEC5", "#B0BEC5", "#B0BEC5", "#B0BEC5", "#B0BEC5", "#B0BEC5", "#B0BEC5", "#B0BEC5", "#B0BEC5", "#B0BEC5", "#B0BEC5", "#B0BEC5", "#B0BEC5", "#B0BEC5", "#B0BEC5", "#B0BEC5", "#B0BEC5", "#B0BEC5", "red", "#B0BEC5", "#B0BEC5", "#B0BEC5", "#B0BEC5", "#B0BEC5", "#B0BEC5", "#B0BEC5", "#B0BEC5", "#B0BEC5", "#B0BEC5"]]}], "label": "Topic 38", "method": "update"}, {"args": [{"marker.color": [["#B0BEC5", "#B0BEC5", "#B0BEC5", "#B0BEC5", "#B0BEC5", "#B0BEC5", "#B0BEC5", "#B0BEC5", "#B0BEC5", "#B0BEC5", "#B0BEC5", "#B0BEC5", "#B0BEC5", "#B0BEC5", "#B0BEC5", "#B0BEC5", "#B0BEC5", "#B0BEC5", "#B0BEC5", "#B0BEC5", "#B0BEC5", "#B0BEC5", "#B0BEC5", "#B0BEC5", "#B0BEC5", "#B0BEC5", "#B0BEC5", "#B0BEC5", "#B0BEC5", "#B0BEC5", "#B0BEC5", "#B0BEC5", "#B0BEC5", "#B0BEC5", "#B0BEC5", "#B0BEC5", "#B0BEC5", "#B0BEC5", "#B0BEC5", "red", "#B0BEC5", "#B0BEC5", "#B0BEC5", "#B0BEC5", "#B0BEC5", "#B0BEC5", "#B0BEC5", "#B0BEC5", "#B0BEC5"]]}], "label": "Topic 39", "method": "update"}, {"args": [{"marker.color": [["#B0BEC5", "#B0BEC5", "#B0BEC5", "#B0BEC5", "#B0BEC5", "#B0BEC5", "#B0BEC5", "#B0BEC5", "#B0BEC5", "#B0BEC5", "#B0BEC5", "#B0BEC5", "#B0BEC5", "#B0BEC5", "#B0BEC5", "#B0BEC5", "#B0BEC5", "#B0BEC5", "#B0BEC5", "#B0BEC5", "#B0BEC5", "#B0BEC5", "#B0BEC5", "#B0BEC5", "#B0BEC5", "#B0BEC5", "#B0BEC5", "#B0BEC5", "#B0BEC5", "#B0BEC5", "#B0BEC5", "#B0BEC5", "#B0BEC5", "#B0BEC5", "#B0BEC5", "#B0BEC5", "#B0BEC5", "#B0BEC5", "#B0BEC5", "#B0BEC5", "red", "#B0BEC5", "#B0BEC5", "#B0BEC5", "#B0BEC5", "#B0BEC5", "#B0BEC5", "#B0BEC5", "#B0BEC5"]]}], "label": "Topic 40", "method": "update"}, {"args": [{"marker.color": [["#B0BEC5", "#B0BEC5", "#B0BEC5", "#B0BEC5", "#B0BEC5", "#B0BEC5", "#B0BEC5", "#B0BEC5", "#B0BEC5", "#B0BEC5", "#B0BEC5", "#B0BEC5", "#B0BEC5", "#B0BEC5", "#B0BEC5", "#B0BEC5", "#B0BEC5", "#B0BEC5", "#B0BEC5", "#B0BEC5", "#B0BEC5", "#B0BEC5", "#B0BEC5", "#B0BEC5", "#B0BEC5", "#B0BEC5", "#B0BEC5", "#B0BEC5", "#B0BEC5", "#B0BEC5", "#B0BEC5", "#B0BEC5", "#B0BEC5", "#B0BEC5", "#B0BEC5", "#B0BEC5", "#B0BEC5", "#B0BEC5", "#B0BEC5", "#B0BEC5", "#B0BEC5", "red", "#B0BEC5", "#B0BEC5", "#B0BEC5", "#B0BEC5", "#B0BEC5", "#B0BEC5", "#B0BEC5"]]}], "label": "Topic 41", "method": "update"}, {"args": [{"marker.color": [["#B0BEC5", "#B0BEC5", "#B0BEC5", "#B0BEC5", "#B0BEC5", "#B0BEC5", "#B0BEC5", "#B0BEC5", "#B0BEC5", "#B0BEC5", "#B0BEC5", "#B0BEC5", "#B0BEC5", "#B0BEC5", "#B0BEC5", "#B0BEC5", "#B0BEC5", "#B0BEC5", "#B0BEC5", "#B0BEC5", "#B0BEC5", "#B0BEC5", "#B0BEC5", "#B0BEC5", "#B0BEC5", "#B0BEC5", "#B0BEC5", "#B0BEC5", "#B0BEC5", "#B0BEC5", "#B0BEC5", "#B0BEC5", "#B0BEC5", "#B0BEC5", "#B0BEC5", "#B0BEC5", "#B0BEC5", "#B0BEC5", "#B0BEC5", "#B0BEC5", "#B0BEC5", "#B0BEC5", "red", "#B0BEC5", "#B0BEC5", "#B0BEC5", "#B0BEC5", "#B0BEC5", "#B0BEC5"]]}], "label": "Topic 42", "method": "update"}, {"args": [{"marker.color": [["#B0BEC5", "#B0BEC5", "#B0BEC5", "#B0BEC5", "#B0BEC5", "#B0BEC5", "#B0BEC5", "#B0BEC5", "#B0BEC5", "#B0BEC5", "#B0BEC5", "#B0BEC5", "#B0BEC5", "#B0BEC5", "#B0BEC5", "#B0BEC5", "#B0BEC5", "#B0BEC5", "#B0BEC5", "#B0BEC5", "#B0BEC5", "#B0BEC5", "#B0BEC5", "#B0BEC5", "#B0BEC5", "#B0BEC5", "#B0BEC5", "#B0BEC5", "#B0BEC5", "#B0BEC5", "#B0BEC5", "#B0BEC5", "#B0BEC5", "#B0BEC5", "#B0BEC5", "#B0BEC5", "#B0BEC5", "#B0BEC5", "#B0BEC5", "#B0BEC5", "#B0BEC5", "#B0BEC5", "#B0BEC5", "red", "#B0BEC5", "#B0BEC5", "#B0BEC5", "#B0BEC5", "#B0BEC5"]]}], "label": "Topic 43", "method": "update"}, {"args": [{"marker.color": [["#B0BEC5", "#B0BEC5", "#B0BEC5", "#B0BEC5", "#B0BEC5", "#B0BEC5", "#B0BEC5", "#B0BEC5", "#B0BEC5", "#B0BEC5", "#B0BEC5", "#B0BEC5", "#B0BEC5", "#B0BEC5", "#B0BEC5", "#B0BEC5", "#B0BEC5", "#B0BEC5", "#B0BEC5", "#B0BEC5", "#B0BEC5", "#B0BEC5", "#B0BEC5", "#B0BEC5", "#B0BEC5", "#B0BEC5", "#B0BEC5", "#B0BEC5", "#B0BEC5", "#B0BEC5", "#B0BEC5", "#B0BEC5", "#B0BEC5", "#B0BEC5", "#B0BEC5", "#B0BEC5", "#B0BEC5", "#B0BEC5", "#B0BEC5", "#B0BEC5", "#B0BEC5", "#B0BEC5", "#B0BEC5", "#B0BEC5", "red", "#B0BEC5", "#B0BEC5", "#B0BEC5", "#B0BEC5"]]}], "label": "Topic 44", "method": "update"}, {"args": [{"marker.color": [["#B0BEC5", "#B0BEC5", "#B0BEC5", "#B0BEC5", "#B0BEC5", "#B0BEC5", "#B0BEC5", "#B0BEC5", "#B0BEC5", "#B0BEC5", "#B0BEC5", "#B0BEC5", "#B0BEC5", "#B0BEC5", "#B0BEC5", "#B0BEC5", "#B0BEC5", "#B0BEC5", "#B0BEC5", "#B0BEC5", "#B0BEC5", "#B0BEC5", "#B0BEC5", "#B0BEC5", "#B0BEC5", "#B0BEC5", "#B0BEC5", "#B0BEC5", "#B0BEC5", "#B0BEC5", "#B0BEC5", "#B0BEC5", "#B0BEC5", "#B0BEC5", "#B0BEC5", "#B0BEC5", "#B0BEC5", "#B0BEC5", "#B0BEC5", "#B0BEC5", "#B0BEC5", "#B0BEC5", "#B0BEC5", "#B0BEC5", "#B0BEC5", "red", "#B0BEC5", "#B0BEC5", "#B0BEC5"]]}], "label": "Topic 45", "method": "update"}, {"args": [{"marker.color": [["#B0BEC5", "#B0BEC5", "#B0BEC5", "#B0BEC5", "#B0BEC5", "#B0BEC5", "#B0BEC5", "#B0BEC5", "#B0BEC5", "#B0BEC5", "#B0BEC5", "#B0BEC5", "#B0BEC5", "#B0BEC5", "#B0BEC5", "#B0BEC5", "#B0BEC5", "#B0BEC5", "#B0BEC5", "#B0BEC5", "#B0BEC5", "#B0BEC5", "#B0BEC5", "#B0BEC5", "#B0BEC5", "#B0BEC5", "#B0BEC5", "#B0BEC5", "#B0BEC5", "#B0BEC5", "#B0BEC5", "#B0BEC5", "#B0BEC5", "#B0BEC5", "#B0BEC5", "#B0BEC5", "#B0BEC5", "#B0BEC5", "#B0BEC5", "#B0BEC5", "#B0BEC5", "#B0BEC5", "#B0BEC5", "#B0BEC5", "#B0BEC5", "#B0BEC5", "red", "#B0BEC5", "#B0BEC5"]]}], "label": "Topic 46", "method": "update"}, {"args": [{"marker.color": [["#B0BEC5", "#B0BEC5", "#B0BEC5", "#B0BEC5", "#B0BEC5", "#B0BEC5", "#B0BEC5", "#B0BEC5", "#B0BEC5", "#B0BEC5", "#B0BEC5", "#B0BEC5", "#B0BEC5", "#B0BEC5", "#B0BEC5", "#B0BEC5", "#B0BEC5", "#B0BEC5", "#B0BEC5", "#B0BEC5", "#B0BEC5", "#B0BEC5", "#B0BEC5", "#B0BEC5", "#B0BEC5", "#B0BEC5", "#B0BEC5", "#B0BEC5", "#B0BEC5", "#B0BEC5", "#B0BEC5", "#B0BEC5", "#B0BEC5", "#B0BEC5", "#B0BEC5", "#B0BEC5", "#B0BEC5", "#B0BEC5", "#B0BEC5", "#B0BEC5", "#B0BEC5", "#B0BEC5", "#B0BEC5", "#B0BEC5", "#B0BEC5", "#B0BEC5", "#B0BEC5", "red", "#B0BEC5"]]}], "label": "Topic 47", "method": "update"}, {"args": [{"marker.color": [["#B0BEC5", "#B0BEC5", "#B0BEC5", "#B0BEC5", "#B0BEC5", "#B0BEC5", "#B0BEC5", "#B0BEC5", "#B0BEC5", "#B0BEC5", "#B0BEC5", "#B0BEC5", "#B0BEC5", "#B0BEC5", "#B0BEC5", "#B0BEC5", "#B0BEC5", "#B0BEC5", "#B0BEC5", "#B0BEC5", "#B0BEC5", "#B0BEC5", "#B0BEC5", "#B0BEC5", "#B0BEC5", "#B0BEC5", "#B0BEC5", "#B0BEC5", "#B0BEC5", "#B0BEC5", "#B0BEC5", "#B0BEC5", "#B0BEC5", "#B0BEC5", "#B0BEC5", "#B0BEC5", "#B0BEC5", "#B0BEC5", "#B0BEC5", "#B0BEC5", "#B0BEC5", "#B0BEC5", "#B0BEC5", "#B0BEC5", "#B0BEC5", "#B0BEC5", "#B0BEC5", "#B0BEC5", "red"]]}], "label": "Topic 48", "method": "update"}]}], "title": {"font": {"color": "Black", "size": 22}, "text": "<b>Intertopic Distance Map</b>", "x": 0.5, "xanchor": "center", "y": 0.95, "yanchor": "top"}, "width": 650, "xaxis": {"anchor": "y", "domain": [0, 1], "range": [-11.64, 11.13], "title": {"text": ""}, "visible": false}, "yaxis": {"anchor": "x", "domain": [0, 1], "range": [-5.551, 24.1], "title": {"text": ""}, "visible": false}}}
